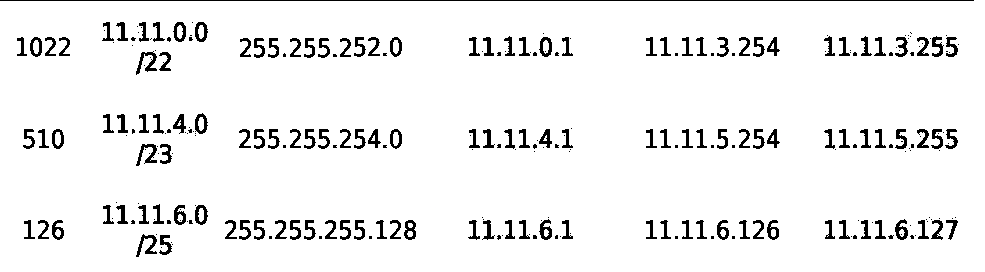
#> input picture image.png, 985 x 272 px
$ python -i TAREA_MENU.py   (imports and definitions only)
#> lines starting #> are read from the running program, lines starting #| are printed output that depends on the picture
#> further down, picture is the input picture: shape (272, 985, 3); mean B, G, R 240, 240, 240
import numpy as np
import cv2

# [199 lines left out: functions mostrar_imagen_bn, mostrar_imagen_negativa, aplicar_umbral, aplicar_umbral_invertido, aplicar_umbral_doble, aplicar_umbral_doble_invertido and 9 more, not called in this run]

def aplicar_transformacion(imagen):
    opciones = ["1. Traslación", "2. Rotación", "3. Escalado"]
    print("\n".join(opciones))
    opcion = input("Selecciona una opción (1-3): ")
#> the answer given: 1

    if opcion == '1':
        dx = int(input("Ingrese el desplazamiento en x: "))
#> the answer given: 3
        dy = int(input("Ingrese el desplazamiento en y: "))
#> the answer given: 3
        matriz_translacion = np.float32([[1, 0, dx], [0, 1, dy]])
        imagen_transformada = cv2.warpAffine(imagen, matriz_translacion, (imagen.shape[1], imagen.shape[0]))
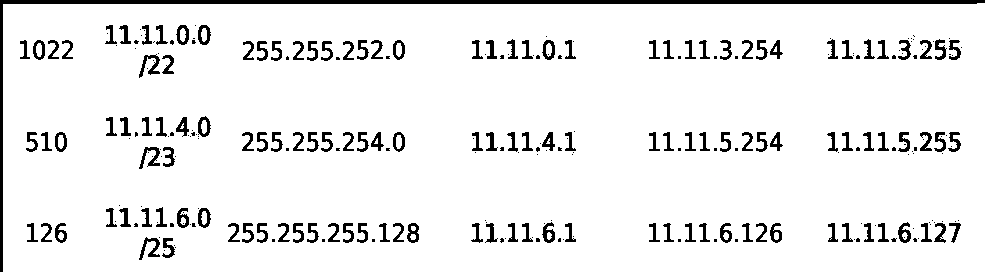
#> imagen_transformada: shape (272, 985, 3); mean B, G, R 236.4, 236.4, 236.4

    elif opcion == '2':
        grados = float(input("Ingrese el ángulo de rotación (en grados): "))
        matriz_rotacion = cv2.getRotationMatrix2D((imagen.shape[1] / 2, imagen.shape[0] / 2), grados, 1)
        imagen_transformada = cv2.warpAffine(imagen, matriz_rotacion, (imagen.shape[1], imagen.shape[0]))

    elif opcion == '3':
        factor_escala = float(input("Ingrese el factor de escala: "))
        imagen_transformada = cv2.resize(imagen, None, fx=factor_escala, fy=factor_escala)

    else:
        print("Opción inválida")
        return

    cv2.imshow('Imagen transformada', imagen_transformada)
    cv2.waitKey(0)
    cv2.destroyAllWindows()

# [64 lines left out: function main, not called in this run]

# [2 lines not run here, left out]

>>> import cv2
>>> picture = cv2.imread('image.png')
>>> result = aplicar_transformacion(picture)
